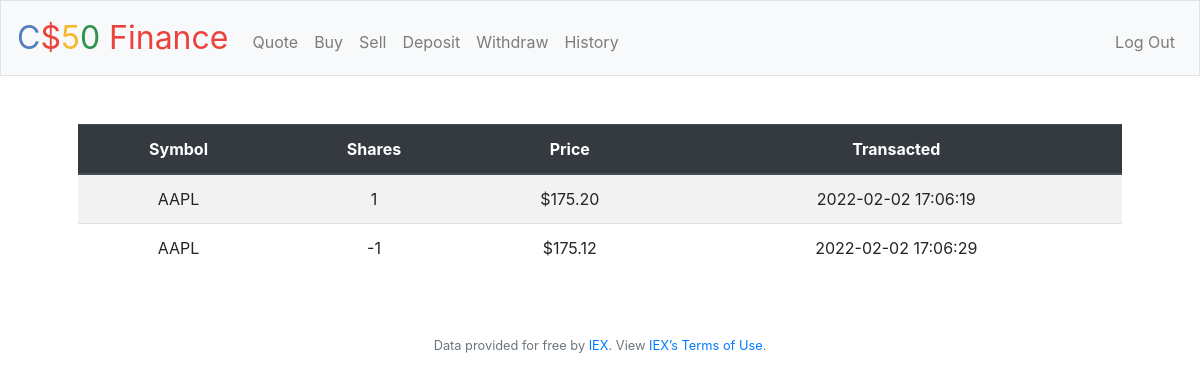
The app's page /history (signed in), older data.
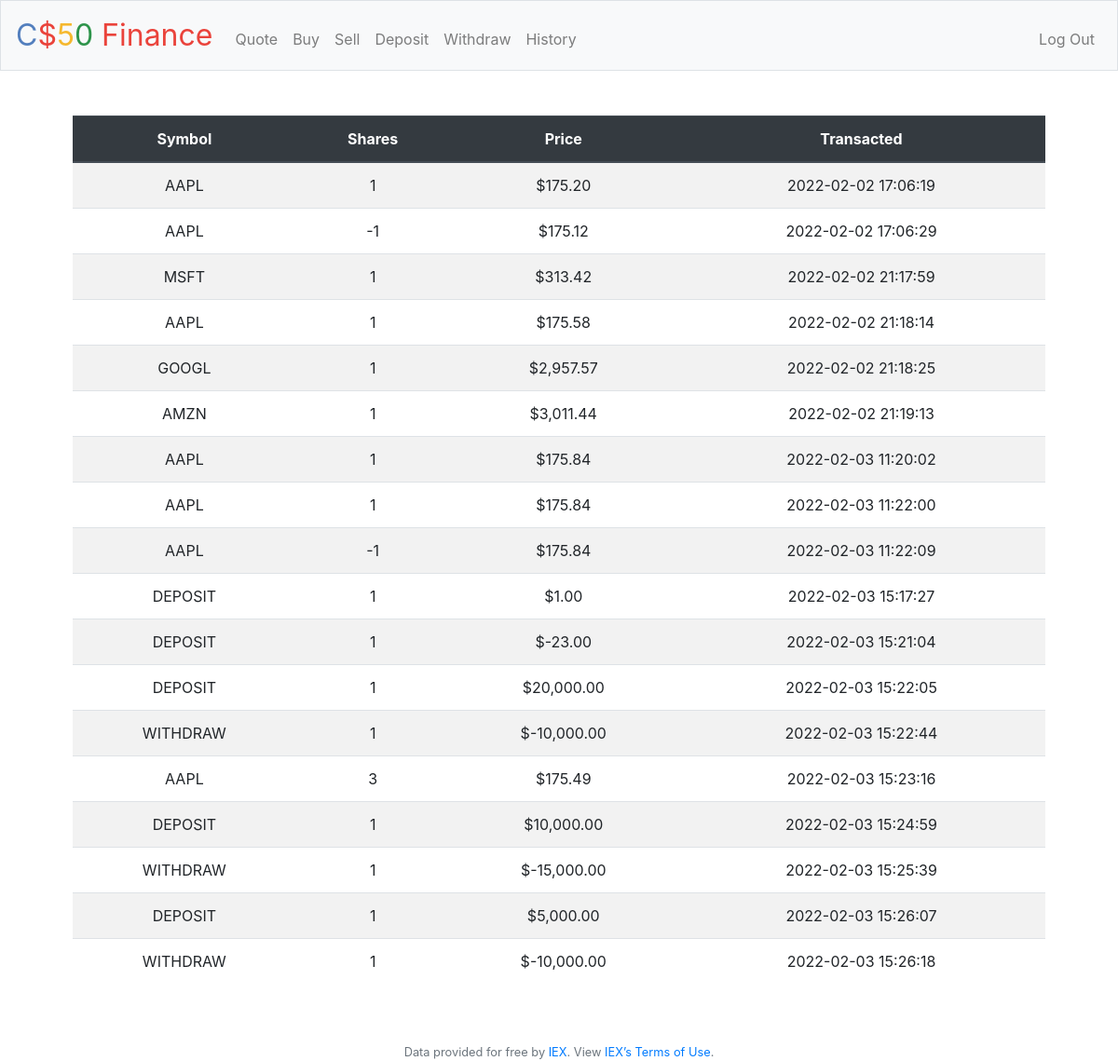
The same page, newer data.
### tables this page shows
CREATE TABLE history (id INTEGER NOT NULL, stock TEXT NOT NULL, shares INTEGER NOT NULL, price REAL NOT NULL, date NUMERIC NOT NULL, FOREIGN KEY (id) REFERENCES users (id));

### app.py (the view)
@app.route("/history")
@login_required
def history():
    data = db.execute('SELECT * FROM history WHERE id = ?', session['user_id'])
    return render_template('history.html', data=data)

### app.py (called while the page is built)
@app.after_request
def after_request(response):
    response.headers["Cache-Control"] = "no-cache, no-store, must-revalidate"
    response.headers["Expires"] = 0
    response.headers["Pragma"] = "no-cache"
    return response

### helpers.py (called while the page is built)
def login_required(f):
    @wraps(f)
    def decorated_function(*args, **kwargs):
        if session.get("user_id") is None:
            return redirect("/login")
        return f(*args, **kwargs)
    return decorated_function

def usd(value):
    if (type(value) == float
            or type(value) == int):
        return f"${value:,.2f}"
    return value

### templates/history.html (shortened to what this page needs)
{% extends "layout.html" %}
{% block main %}
    <section class="secton">
        <table class="table table-striped table-hover">
            <thead class="thead-dark">
                <tr>
                    <th scope="col">Symbol</th>
                    <th scope="col">Shares</th>
                    <th scope="col">Price</th>
                    <th scope="col">Transacted</th>
                </tr>
            </thead>
            <tbody>
                {% for stuff in data %}
                <tr scope="row">
                    <td>{{ stuff.stock }}</td>
                    <td>{{ stuff.shares }}</td>
                    <td>{{ stuff.price | usd }}</td>
                    <td>{{ stuff.date }}</td>
                </tr>
                {% endfor %}
            </tbody>
        </table>
    </section>
{% endblock %}

### templates/layout.html (shortened to what this page needs)
<!DOCTYPE html>
<html lang="en">
    <head>
        <link rel="stylesheet" href="https://cdn.jsdelivr.net/npm/bootstrap@4.5.3/dist/css/bootstrap.min.css">
        <link href="/static/styles.css" rel="stylesheet">
    </head>
    <body>
        <nav class="navbar navbar-expand-md navbar-light bg-light border">
            <a class="navbar-brand" href="/"><span class="blue">C</span><span class="red">$</span><span class="yellow">5</span><span class="green">0</span> <span class="red">Finance</span></a>
            <div class="collapse navbar-collapse" id="navbar">
                {% if session.user_id %}
                    <ul class="navbar-nav mr-auto mt-2">
                        <li class="nav-item"><a class="nav-link" href="/quote">Quote</a></li>
                        <li class="nav-item"><a class="nav-link" href="/buy">Buy</a></li>
                        <li class="nav-item"><a class="nav-link" href="/sell">Sell</a></li>
                        <li class="nav-item"><a class="nav-link" href="/deposit">Deposit</a></li>
                        <li class="nav-item"><a class="nav-link" href="/withdraw">Withdraw</a></li>
                        <li class="nav-item"><a class="nav-link" href="/history">History</a></li>
                    </ul>
                    <ul class="navbar-nav ml-auto mt-2">
                        <li class="nav-item"><a class="nav-link" href="/logout">Log Out</a></li>
                    </ul>
                {% else %}
                    <ul class="navbar-nav ml-auto mt-2">
                        <li class="nav-item"><a class="nav-link" href="/register">Register</a></li>
                        <li class="nav-item"><a class="nav-link" href="/login">Log In</a></li>
                    </ul>
                {% endif %}
            </div>
        </nav>
        <main class="container p-5">
            {% block main %}{% endblock %}
        </main>
        <footer class="small text-center text-muted">
            Data provided for free by <a href="https://iextrading.com/developer">IEX</a>. View <a href="https://iextrading.com/api-exhibit-a/">IEX’s Terms of Use</a>.
        </footer>
    </body>
</html>

### static/styles.css (style rules this page uses)
nav .navbar-brand { font-size: xx-large; }
nav .navbar-brand .blue { color: #537fbe; }
nav .navbar-brand .red { color: #ea433b; }
nav .navbar-brand .yellow { color: #f5b82e; }
nav .navbar-brand .green { color: #2e944b; }
main { overflow-x: auto; text-align: center; }

Row changes from the older to the newer data that the page shows:
added history: stock "MSFT", shares "1", price "$313.42", date "2022-02-02 21:17:59"
added history: stock "AAPL", shares "1", price "$175.58", date "2022-02-02 21:18:14"
added history: stock "GOOGL", shares "1", price "$2,957.57", date "2022-02-02 21:18:25"
added history: stock "AMZN", shares "1", price "$3,011.44", date "2022-02-02 21:19:13"
added history: stock "AAPL", shares "1", price "$175.84", date "2022-02-03 11:20:02"
added history: stock "AAPL", shares "1", price "$175.84", date "2022-02-03 11:22:00"
added history: stock "AAPL", shares "-1", price "$175.84", date "2022-02-03 11:22:09"
added history: stock "DEPOSIT", shares "1", price "$1.00", date "2022-02-03 15:17:27"
added history: stock "DEPOSIT", shares "1", price "$-23.00", date "2022-02-03 15:21:04"
added history: stock "DEPOSIT", shares "1", price "$20,000.00", date "2022-02-03 15:22:05"
added history: stock "WITHDRAW", shares "1", price "$-10,000.00", date "2022-02-03 15:22:44"
added history: stock "AAPL", shares "3", price "$175.49", date "2022-02-03 15:23:16"
added history: stock "DEPOSIT", shares "1", price "$10,000.00", date "2022-02-03 15:24:59"
added history: stock "WITHDRAW", shares "1", price "$-15,000.00", date "2022-02-03 15:25:39"
added history: stock "DEPOSIT", shares "1", price "$5,000.00", date "2022-02-03 15:26:07"
added history: stock "WITHDRAW", shares "1", price "$-10,000.00", date "2022-02-03 15:26:18"
